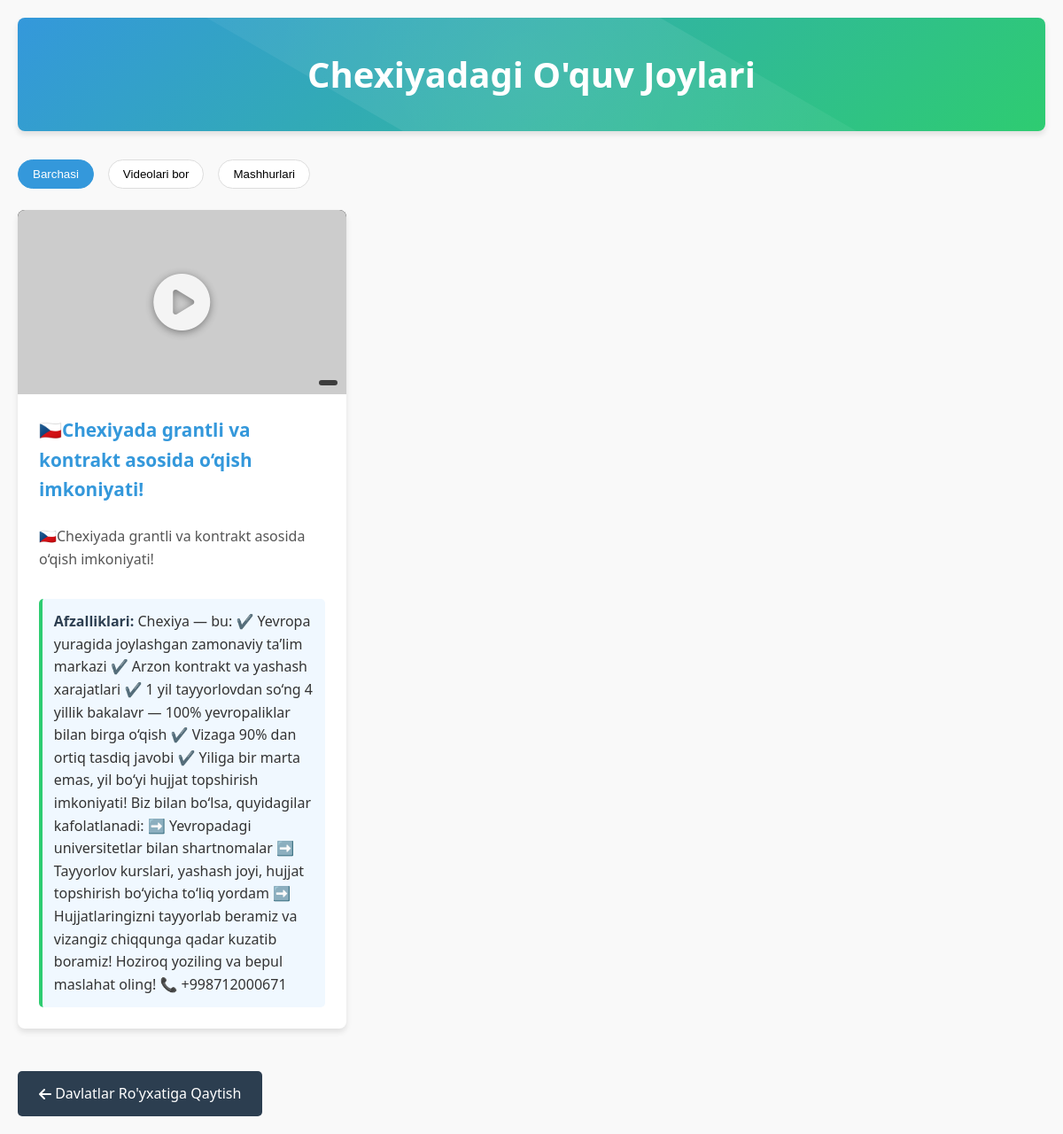
The page /country/2/ on the database its author committed.
### main/models.py (models this page shows, shortened)
class Country(models.Model):
    name = models.CharField(max_length=100)
    flag = models.ImageField(upload_to='flags/', blank=True, null=True)
    flag_url = models.URLField(blank=True, null=True)

class Institution(models.Model):
    country = models.ForeignKey(Country, on_delete=models.CASCADE, related_name="institutions")
    name = models.CharField(max_length=200)
    description = models.TextField()
    advantages = models.TextField(blank=True, help_text="Comma or newline separated advantages")
    image_url = models.URLField(blank=True, help_text="Image URL for institution")
    video_url = models.URLField(blank=True, help_text="MP4 link or YouTube embed link")
    created_at = models.DateTimeField(auto_now_add=True)

### main/views.py (the view)
# urls.py: path("country/<int:country_id>/", views.institutions_by_country, name="institutions_by_country"),
def institutions_by_country(request, country_id):
    country = get_object_or_404(Country, id=country_id)
    institutions = Institution.objects.filter(country=country)
    context = {
        'country': country,
        'institutions': institutions,
    }
    return render(request, 'main/institutions_by_country.html', context)

### main/templates/main/institutions_by_country.html (shortened to what this page needs)
<!DOCTYPE html>
<html lang="uz">
<head>
    <link rel="stylesheet" href="https://cdnjs.cloudflare.com/ajax/libs/font-awesome/6.4.0/css/all.min.css">
</head>
<body>
    <header>
        <h1>{{ country.name }}dagi O'quv Joylari</h1>
    </header>
    <div class="filters">
        <button class="filter-btn active" data-filter="all">Barchasi</button>
        <button class="filter-btn" data-filter="video">Videolari bor</button>
        <button class="filter-btn" data-filter="popular">Mashhurlari</button>
    </div>
    <ul class="institutions-list">
        {% for inst in institutions %}
            <li class="institution-card" data-has-video="{{ inst.video_url|yesno:'true,false' }}" data-popular="{{ inst.is_popular|yesno:'true,false' }}">
                {% if inst.video_url %}
                <div class="video-container" data-video-url="{{ inst.video_url }}">
                    <img src="{{ inst.thumbnail_url|default:'https://placehold.co/600x400/3498db/white?text=Video+Ko%27rsatgich' }}"
                        alt="{{ inst.name }} video" class="video-thumbnail">
                    <div class="video-play-btn">
                        <i class="fas fa-play-circle"></i>
                    </div>
                    <div class="video-platform">
                    </div>
                </div>
                {% endif %}
                <div class="card-content">
                    <a href="{% url 'institution_detail' inst.pk %}" class="institution-name">{{ inst.name }}</a>
                    <div class="institution-description">{{ inst.description|linebreaks }}</div>
                    {% if inst.advantages %}
                        <div class="advantages">
                            <span class="advantages-title">Afzalliklari:</span> {{ inst.advantages }}
                        </div>
                    {% endif %}
                </div>
            </li>
        {% empty %}
            <li class="empty-message">Hech qanday o'quv joyi topilmadi.</li>
        {% endfor %}
    </ul>
    <a href="{% url 'countries_list' %}" class="back-button">
        <i class="fas fa-arrow-left"></i>
        &nbsp;Davlatlar Ro'yxatiga Qaytish
    </a>
</body>
</html>

### main/templates/main/institutions_by_country.html (style rules this page uses)
:root { --primary-color: #3498db; --secondary-color: #2ecc71; --dark-color: #2c3e50; --light-color: #ecf0f1; --shadow: 0 4px 6px rgba(0, 0, 0, 0.1); --transition: all 0.3s ease; }
body { font-family: 'Segoe UI', Tahoma, Geneva, Verdana, sans-serif; line-height: 1.6; color: #333; max-width: 1200px; margin: 0 auto; padding: 20px; background-color: #f9f9f9; }
header { background: linear-gradient(135deg, var(--primary-color), var(--secondary-color)); color: white; padding: 2rem; border-radius: 8px; margin-bottom: 2rem; text-align: center; box-shadow: var(--shadow); position: relative; overflow: hidden; }
header::before { content: ''; position: absolute; top: -50%; left: -50%; width: 200%; height: 200%; background: radial-gradient(circle, rgba(255,255,255,0.1) 0%, rgba(255,255,255,0) 60%); transform: rotate(30deg); }
h1 { margin: 0; font-size: 2.5rem; position: relative; }
.institutions-list { display: grid; grid-template-columns: repeat(auto-fill, minmax(350px, 1fr)); gap: 1.5rem; padding: 0; list-style: none; }
.institution-card { background: white; border-radius: 8px; overflow: hidden; box-shadow: var(--shadow); transition: var(--transition); display: flex; flex-direction: column; }
.video-container { position: relative; width: 100%; padding-top: 56.25%; background-color: #000; cursor: pointer; }
.video-thumbnail { position: absolute; top: 0; left: 0; width: 100%; height: 100%; object-fit: cover; transition: var(--transition); }
.video-play-btn { position: absolute; top: 50%; left: 50%; transform: translate(-50%, -50%); font-size: 4rem; color: white; opacity: 0.8; transition: var(--transition); text-shadow: 0 2px 10px rgba(0,0,0,0.5); }
.card-content { padding: 1.5rem; flex-grow: 1; display: flex; flex-direction: column; }
.institution-name { color: var(--primary-color); font-size: 1.3rem; margin-bottom: 0.5rem; text-decoration: none; display: block; transition: var(--transition); font-weight: 600; }
.institution-description { color: #555; margin-bottom: 1rem; flex-grow: 1; }
.advantages { background-color: #f0f8ff; padding: 0.8rem; border-radius: 5px; border-left: 4px solid var(--secondary-color); margin-top: auto; }
.advantages-title { font-weight: bold; color: var(--dark-color); }
.back-button { display: inline-flex; align-items: center; margin-top: 2rem; padding: 0.8rem 1.5rem; background-color: var(--dark-color); color: white; text-decoration: none; border-radius: 5px; transition: var(--transition); }
.video-platform { position: absolute; bottom: 10px; right: 10px; background: rgba(0, 0, 0, 0.7); color: white; padding: 0.2rem 0.5rem; border-radius: 4px; font-size: 0.8rem; display: flex; align-items: center; gap: 0.3rem; }
.filters { display: flex; gap: 1rem; margin-bottom: 1.5rem; flex-wrap: wrap; }
.filter-btn { padding: 0.5rem 1rem; background: white; border: 1px solid #ddd; border-radius: 50px; cursor: pointer; transition: var(--transition); }
.filter-btn:hover, .filter-btn.active { background: var(--primary-color); color: white; border-color: var(--primary-color); }

### rows shown on the page
Country: name "Chexiya"
Institution: name "🇨🇿Chexiyada grantli va kontrakt asosida o‘qish imkoniyati!", description "🇨🇿Chexiyada grantli va kontrakt asosida o‘qish imkoniyati!", advantages "Chexiya — bu: ✔️ Yevropa yuragida joylashgan zamonaviy ta’lim markazi ✔️ Arzon kontrakt va yashash xarajatlari ✔️ 1 yil tayyorlovdan so‘ng 4 yillik bakalavr — 100% yevropaliklar bilan birga o‘qish ✔️ Vizaga 90% dan ortiq tasdiq javobi ✔️ Yiliga bir marta emas, yil bo‘yi hujjat topshirish imkoniyati! Biz bilan bo‘lsa, quyidagilar kafolatlanadi: ➡️ Yevropadagi universitetlar bilan shartnomalar ➡️ Tayyorlov kurslari, yashash joyi, hujjat topshirish bo‘yicha to‘liq yordam ➡️ Hujjatlaringizni tayyorlab beramiz va vizangiz chiqqunga qadar kuzatib boramiz! Hoziroq yoziling va bepul maslahat oling! 📞 +998712000671"
